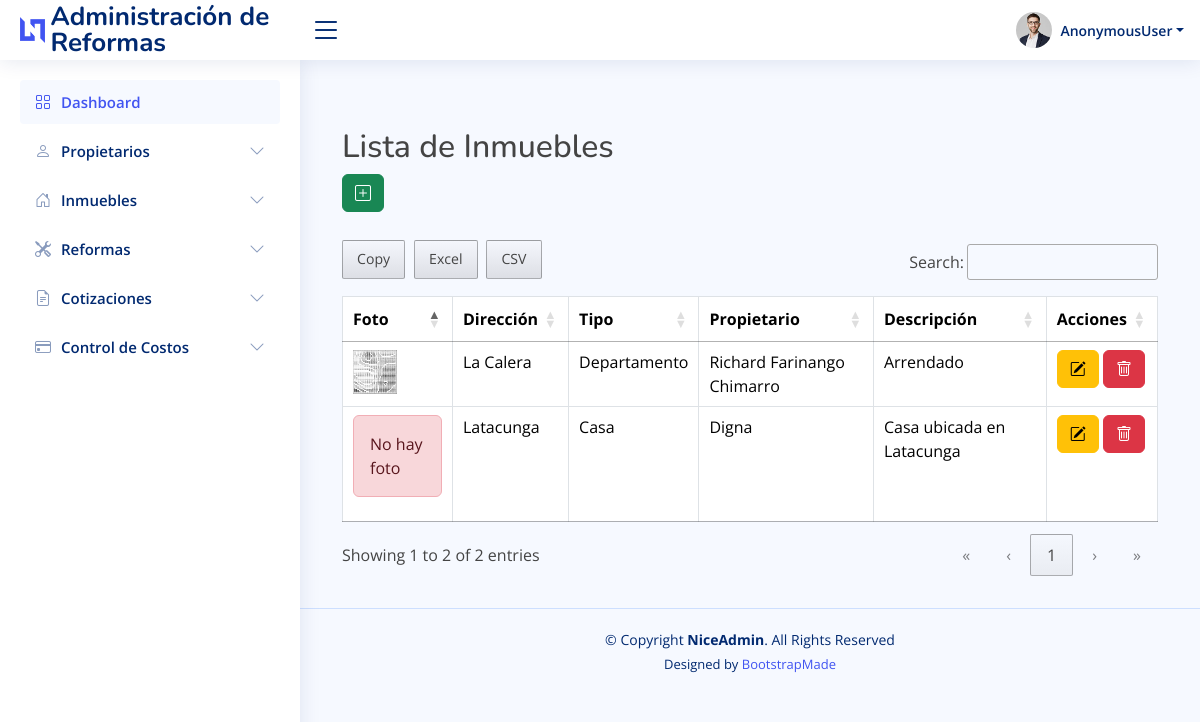
The page /inmuebles/ on the database as committed earlier.
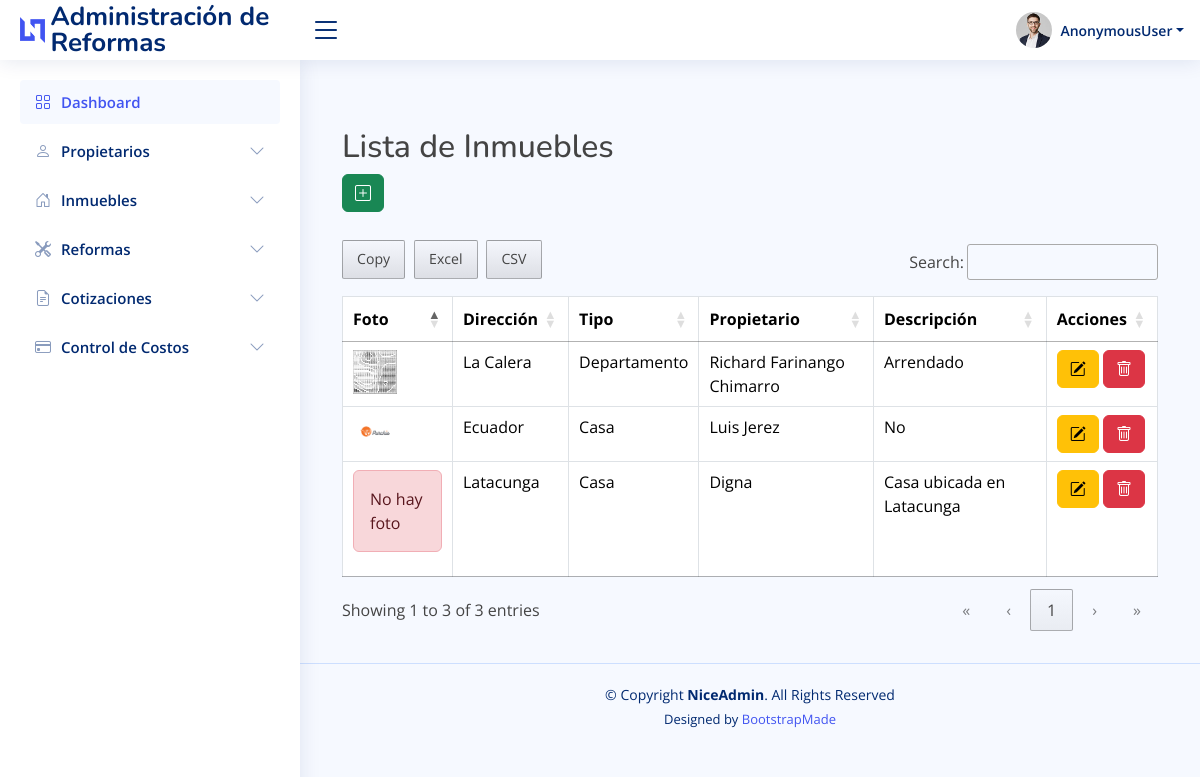
The same page on the database as committed later.
### Apps/web/models.py (models this page shows)
class Inmueble(models.Model):
    direccion = models.CharField(max_length=255, verbose_name='DIRECCIÓN')
    foto = models.ImageField(verbose_name='FOTO DEL INMUEBLE:', upload_to='inmuebles/', null=True)
    tipo = models.CharField(max_length=100, choices=[('Casa', 'Casa'), ('Departamento', 'Departamento'), ('Oficina', 'Oficina')], verbose_name='TIPO')
    propietario = models.ForeignKey(Propietario, on_delete=models.CASCADE, related_name='inmuebles', verbose_name='PROPIETARIO')
    descripcion = models.TextField(null=True, blank=True, verbose_name='DESCRIPCIÓN')
    fecha_adquisicion = models.DateField(verbose_name='FECHA DE ADQUISICIÓN')
    estado = models.CharField(max_length=50, choices=[('Activo', 'Activo'), ('Inactivo', 'Inactivo')], verbose_name='ESTADO')
    def __str__(self):
        return f'{self.tipo} en {self.direccion}'

class Propietario(models.Model):
    dni = models.CharField(max_length=10, verbose_name='DOCUMENTO DE IDENTIFICACIÓN', unique=True, null=True)
    foto = models.ImageField(verbose_name='FOTO DEL PROPIETARIO:', upload_to='propietarios/', null=True)
    nombre = models.CharField(max_length=255, verbose_name='NOMBRE:')
    correo = models.EmailField(verbose_name='CORREO:')
    telefono = models.CharField(max_length=10, null=True, blank=True, verbose_name='TELÉFONO')
    direccion = models.CharField(max_length=255, null=True, blank=True, verbose_name='DIRECCIÓN')
    def __str__(self):
        return self.nombre

### Apps/web/views.py (the view)
# urls.py: path('inmuebles/', views.inmueble_list, name='inmuebles_list'),
def inmueble_list(request):
    inmuebles = Inmueble.objects.all()
    return render(request, 'inmuebles/lista.html', {'inmuebles': inmuebles})

### Apps/web/templates/inmuebles/lista.html
{% extends 'base.html' %}
{% block main %}
<main id="main">
    <div class="container mt-5">
        <h2>Lista de Inmuebles</h2>
        <a href="{% url 'inmueble_create' %}" class="btn btn-success mb-3"><i class="bi bi-plus-square"></i></a>
        <table class="table table-bordered jquery_table">
            <thead>
                <tr>
                    <th>Foto</th>
                    <th>Dirección</th>
                    <th>Tipo</th>
                    <th>Propietario</th>
                    <th>Descripción</th>
                    <th>Acciones</th>
                </tr>
            </thead>
            <tbody>
                {% for inmueble in inmuebles %}
                <tr>
                    {% if inmueble.foto %}
                    <td><img src="{{inmueble.foto.url}}" alt="{{ inmueble }}" class="img w-50 h-50"></td>
                    {% else %}
                    <td>
                        <div class="alert alert-danger">No hay foto</div>
                    </td>
                    {% endif %}
                    <td>{{ inmueble.direccion }}</td>
                    <td>{{ inmueble.tipo }}</td>
                    <td>{{ inmueble.propietario }}</td>
                    <td>{{ inmueble.descripcion }}</td>
                    <td>
                        <a href="{% url 'inmueble_edit' inmueble.pk %}" class="btn btn-warning"><i class="bi bi-pencil-square"></i></a>
                        <a href="{% url 'inmueble_delete' inmueble.pk %}" class="btn btn-danger"><i class="bi bi-trash"></i></a>
                    </td>
                </tr>
                {% empty %}
                <tr>
                    <td colspan="5" class="text-center">No hay inmuebles registrados.</td>
                </tr>
                {% endfor %}
            </tbody>
        </table>
    </div>
</main>
{% endblock %}

Rows that differ between the two databases and show on the page:
added Inmueble: foto (picture), direccion "Ecuador", tipo "Casa", propietario "Luis Jerez", descripcion "No"
Other text that changed with them:
text written by a page script: "Copy Excel CSV Search: Showing 1 to 2 of 2 entries « ‹ 1 › »" → "Copy Excel CSV Search: Showing 1 to 3 of 3 entries « ‹ 1 › »"
